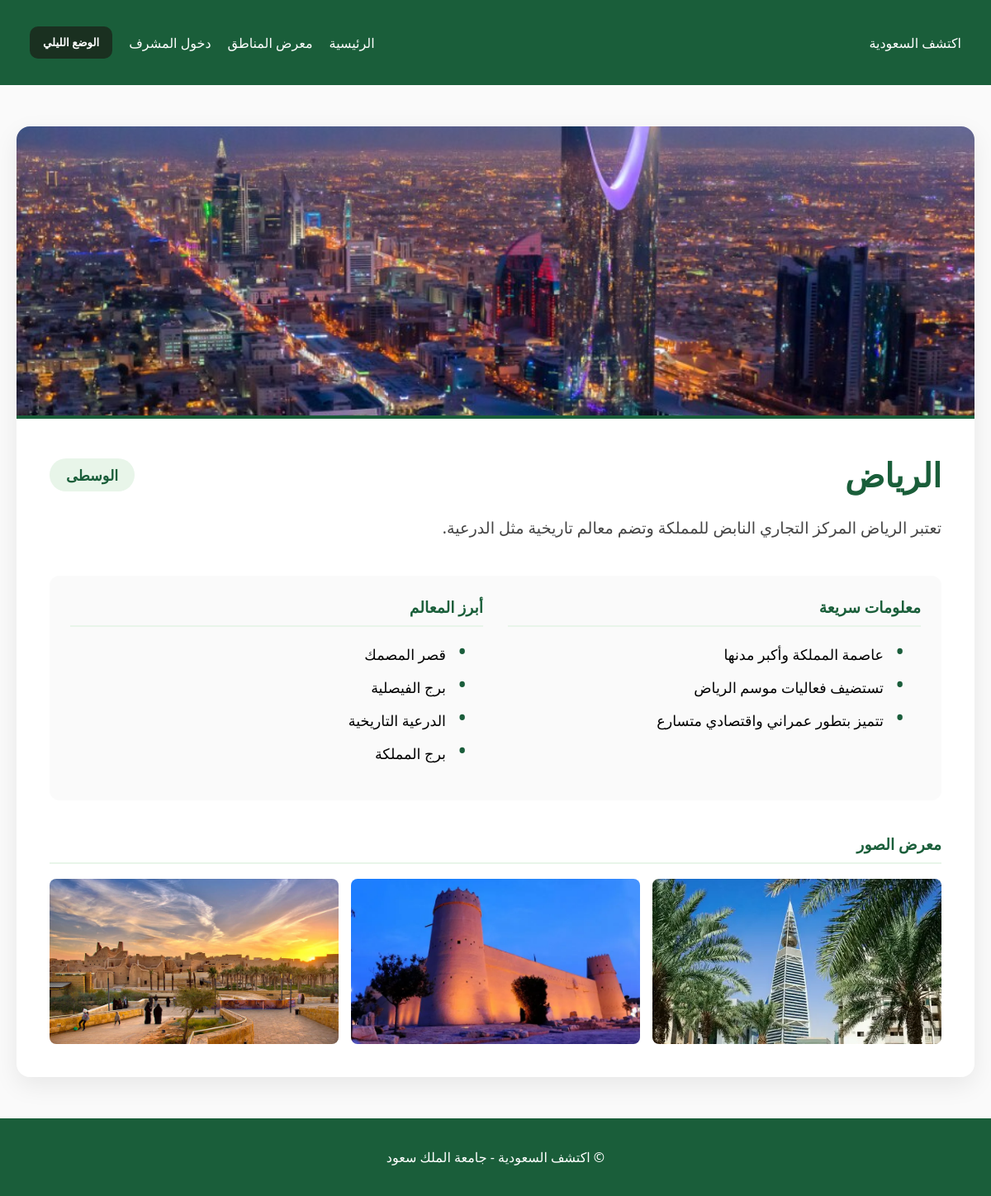
Page /details.php?id=1 on the committed database.
### tables this page shows
CREATE TABLE `regions` (
  `id` int(11) NOT NULL,
  `name` varchar(100) NOT NULL,
  `category` varchar(50) DEFAULT NULL,
  `description` text DEFAULT NULL,
  `details` text DEFAULT NULL,
  `main_image` varchar(255) DEFAULT NULL,
  `landmarks` text DEFAULT NULL,
  `activities` text DEFAULT NULL,
  `gallery_img1` varchar(255) DEFAULT NULL,
  `gallery_img2` varchar(255) DEFAULT NULL,
  `gallery_img3` varchar(255) DEFAULT NULL,
  `facts` text DEFAULT NULL
);

### details.php (the view, shortened to what this page needs)
<?php
include 'datab.php';
$region_id = intval($_GET['id']);
$query = "SELECT * FROM regions WHERE id = $region_id";
$result = mysqli_query($conn, $query);
if (mysqli_num_rows($result) > 0) {
    $region = mysqli_fetch_assoc($result);
} else {
    echo "<h2 style='text-align:center; margin-top:50px;'>المنطقة غير موجودة.</h2>";
    exit();
}
?>
<!DOCTYPE html>
<html lang="ar" dir="rtl">
<head>
    <link rel="stylesheet" href="style.css">
</head>
<body id="body-tag">
    <header>
        <div class="nav-container">
            <div class="logo">اكتشف السعودية</div>
            <nav>
                <ul>
                    <li><a href="index.php">الرئيسية</a></li>
                    <li><a href="gallery.php">معرض المناطق</a></li>
                    <li><a href="login.php">دخول المشرف</a></li>
                    <li><button id="night-mode-btn" onclick="toggleNightMode()">الوضع الليلي</button></li>
                </ul>
            </nav>
        </div>
    </header>
    <main class="details-page-main">
        <article class="details-card-large">
            <img src="images/<?php echo $region['main_image']; ?>"
                 alt="<?php echo $region['name']; ?>"
                 class="details-main-img">
            <div class="details-card-content">
                <div style="display: flex; justify-content: space-between; align-items: center; margin-bottom: 20px;">
                    <h1 style="color: var(--primary-green); font-size: 2.5rem; margin: 0;">
                        <?php echo $region['name']; ?>
                    </h1>
                    <span class="category-badge">
                        <?php echo $region['category']; ?>
                    </span>
                </div>
                <p class="details-description"><?php echo $region['details']; ?></p>
                <div class="info-grid">
                    <div class="info-column">
                        <h3 class="info-title">معلومات سريعة</h3>
                        <ul>
                            <?php
                            if (!empty($region['facts'])) {
                                $clean_facts = str_replace('،', ',', $region['facts']);
                                $facts_array = explode(',', $clean_facts);
                                foreach ($facts_array as $fact) {
                                    $fact = trim($fact);
                                    if(!empty($fact)) {
                                        echo "<li>" . htmlspecialchars($fact) . "</li>";
                                    }
                                }
                            } else {
                                echo "<li>لا توجد معلومات مضافة حالياً.</li>";
                            }
                            ?>
                        </ul>
                    </div>
                    <div class="info-column">
                        <h3 class="info-title">أبرز المعالم</h3>
                        <ul>
                            <?php
                            if (!empty($region['landmarks'])) {
                                $clean_landmarks = str_replace('،', ',', $region['landmarks']);
                                $landmarks_array = explode(',', $clean_landmarks);
                                foreach ($landmarks_array as $landmark) {
                                    $landmark = trim($landmark);
                                    if(!empty($landmark)) {
                                        echo "<li>" . htmlspecialchars($landmark) . "</li>";
                                    }
                                }
                            } else {
                                echo "<li>لا توجد معالم مضافة حالياً.</li>";
                            }
                            ?>
                        </ul>
                    </div>
                </div>
                <h3 class="info-title" style="margin-top: 40px;">معرض الصور</h3>
                <div class="mini-gallery">
                    <?php if(!empty($region['gallery_img1'])): ?>
                        <img src="images/<?php echo $region['gallery_img1']; ?>" alt="صورة 1">
                    <?php endif; ?>
                    <?php if(!empty($region['gallery_img2'])): ?>
                        <img src="images/<?php echo $region['gallery_img2']; ?>" alt="صورة 2">
                    <?php endif; ?>
                    <?php if(!empty($region['gallery_img3'])): ?>
                        <img src="images/<?php echo $region['gallery_img3']; ?>" alt="صورة 3">
                    <?php endif; ?>
                </div>
            </div>
        </article>
    </main>
    <footer id="footer-tag">
        <p>© اكتشف السعودية - جامعة الملك سعود</p>
    </footer>
</body>
</html>

### style.css (style rules this page uses)
:root { --primary-green: #1a5e3a; --dark-bg: #121212; --light-bg: #fafafa; }
body { font-family: 'Segoe UI', Tahoma, Geneva, Verdana, sans-serif; margin: 0; background-color: var(--light-bg); transition: 0.3s; display: flex; flex-direction: column; min-height: 100vh; }
main { flex: 1; }
header { background-color: var(--primary-green); color: white; padding: 1rem 0; }
.nav-container { display: flex; justify-content: space-between; align-items: center; padding: 0 3%; }
nav ul { list-style: none; display: flex; gap: 20px; align-items: center; }
nav ul li a { color: white; text-decoration: none; }
#night-mode-btn { font-family: inherit; background-color: #1a3020; color: white; border: none; display: flex; align-items: center; justify-content: center; line-height: 1; padding: 13px 16px; border-radius: 10px; cursor: pointer; transition: all 0.3s ease; font-weight: bold; }
#footer-tag { text-align: center; padding: 20px; background-color: var(--primary-green); color: white; }
.details-page-main { display: flex; justify-content: center; align-items: flex-start; padding: 50px 20px; }
.details-card-large { background: white; border-radius: 16px; overflow: hidden; box-shadow: 0 10px 30px rgba(0, 0, 0, 0.08); max-width: 1200px; width: 100%; }
.details-main-img { width: 100%; height: 350px; object-fit: cover; display: block; border-bottom: 4px solid var(--primary-green); }
.details-card-content { padding: 40px; }
.category-badge { background-color: #e8f5e9; color: var(--primary-green); padding: 8px 20px; border-radius: 25px; font-weight: bold; font-size: 1.1rem; }
.details-description { font-size: 1.2rem; line-height: 1.8; color: #444; margin-bottom: 40px; }
.info-column ul { list-style: none; padding: 0; margin-top: 15px; }
.info-column ul li { position: relative; padding-right: 25px; margin-bottom: 12px; font-size: 1.1rem; line-height: 1.6; }
.info-column ul li::before { content: "•"; position: absolute; right: 0; color: #1a5d3b; font-size: 1.8rem; line-height: 1; top: -4px; }
.info-grid { display: grid; grid-template-columns: 1fr 1fr; gap: 30px; background-color: var(--light-bg); padding: 25px; border-radius: 12px; }
.info-title { color: var(--primary-green); border-bottom: 2px solid #e8f5e9; padding-bottom: 10px; margin-top: 0; }
.info-column ul { line-height: 1.8; font-size: 1.1rem; padding-right: 20px; }
.mini-gallery { display: grid; grid-template-columns: repeat(auto-fill, minmax(350px, 1fr)); gap: 15px; }
.mini-gallery img { width: 100%; flex: 1; border-radius: 8px; object-fit: cover; height: 200px; transition: transform 0.3s; }

### rows in the picture
regions: main_image (picture), name "الرياض", category "الوسطى", details "تعتبر الرياض المركز التجاري النابض للمملكة وتضم معالم تاريخية مثل الدرعية.", facts "عاصمة المملكة وأكبر مدنها", facts "تستضيف فعاليات موسم الرياض", facts "تتميز بتطور عمراني واقتصادي متسارع", landmarks "قصر المصمك", landmarks "برج الفيصلية", landmarks "الدرعية التاريخية", landmarks "برج المملكة", gallery_img1 (picture), gallery_img2 (picture), gallery_img3 (picture)
